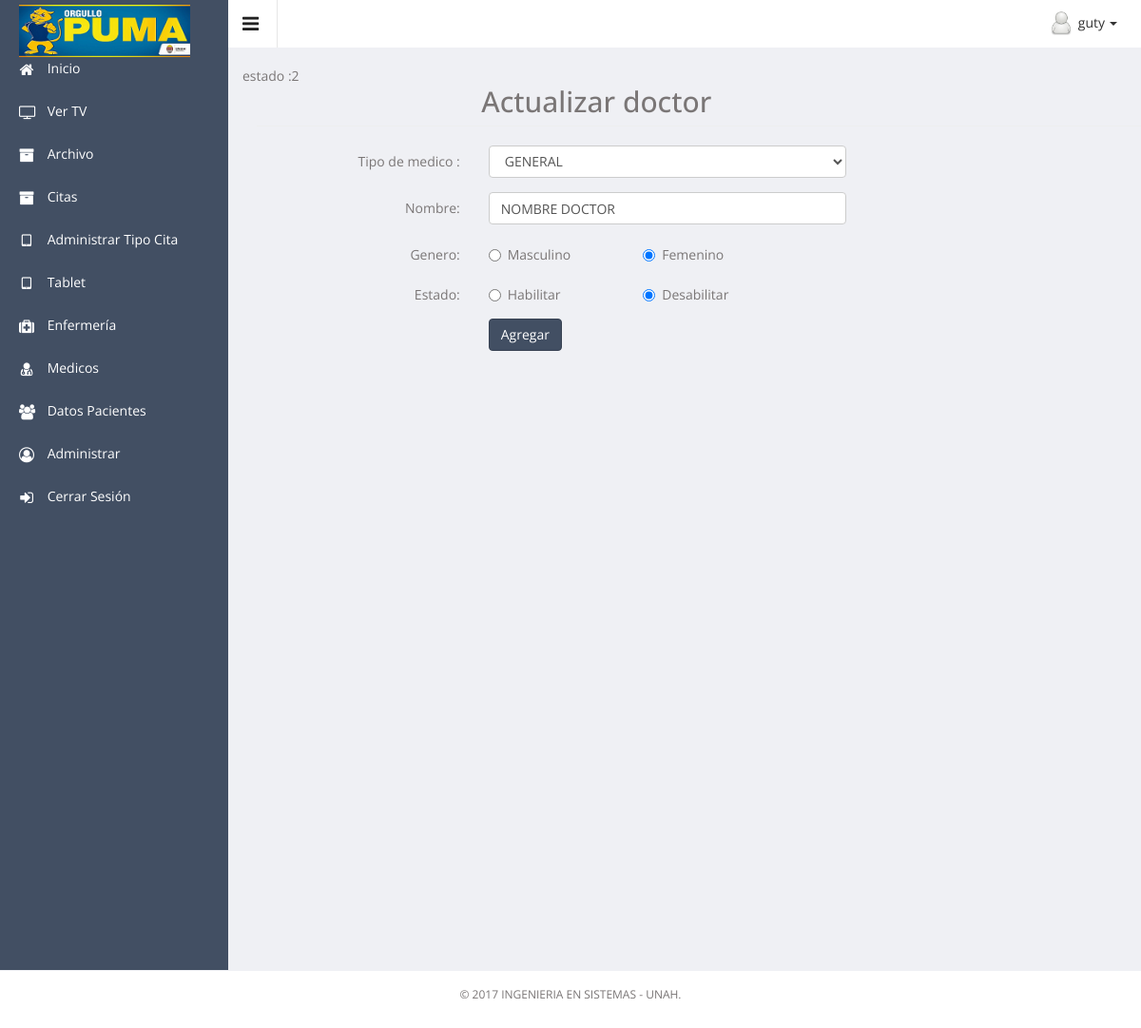
The app's page /system.php?page=actualizarM&id_medico=3&genero=F&estado=2 (signed in) with its own data.
### tables this page shows
CREATE TABLE `tbl_medicos` (
  `id_medico` int(11) NOT NULL,
  `id_tipo_medico` int(11) NOT NULL,
  `nombre_medico` varchar(100) NOT NULL,
  `genero` varchar(2) NOT NULL,
  `estado` varchar(2) NOT NULL
);

CREATE TABLE `tbl_tipo_medicos` (
  `id_tipo_medico` int(11) NOT NULL,
  `nombre_tipo_medico` varchar(100) NOT NULL
);

### model/Conexion.php (called while the page is built, shortened)
<?php
abstract class Config {
	protected $server = '127.0.0.1';
	protected $dataBase = 'db_clinica3';
	protected $user = 'root';
	protected $pass = '';
	protected function getServer() {
		return $this->server;
	}
	protected function getDataBase() {
		return $this->dataBase;
	}
	protected function getUser() {
		return $this->user;
	}
	protected function getPass() {
		return $this->pass;
	}
}
class Conexion extends Config {
	private $link;
	public function connect() {
		$this->link = mysqli_connect(parent::getServer(), parent::getUser(), parent::getPass());
	}
	public function executeQuery($commandQuery) {
		$result = mysqli_query ( $this->link, $commandQuery );
		if (mysqli_errno ( $this->link )) {
			$error = "Error:" . mysqli_error ( $this->link );
			return $error;
		} else {
			return $result;
		}
	}
	public function getRecords($result) {
		return mysqli_fetch_assoc ( $result );
	}
}
?>

### model/Medico.php (called while the page is built, shortened)
<?php
class TipoMedico
{
	public function listarTipoMedicos($link){
		return $link->executeQuery("SELECT *FROM tbl_tipo_medicos");
	}
}
class Medico{
	public function buscarMedico($link,$id){
		return $link->executeQuery("SELECT * FROM tbl_medicos WHERE id_medico = $id");
	}
}
?>

### pages/actualizar_medico.php (the view, shortened to what this page needs)
<?php
include("model/Medico.php");
$id= $_GET['id_medico'];
echo "estado :".$_GET['estado'];
$conexion = new Conexion();
$medico = new Medico();
$resultM = $medico->buscarMedico($conexion,$id);
$rowM = $conexion->getRecords($resultM);
$tipoM = new TipoMedico();
$result = $tipoM->listarTipoMedicos($conexion);
?>
<div class="container">
<div class="row">
  <div class="col-md-10">
		<div class="col-md-3"></div>
		<h2 class="page-header">Actualizar doctor</h2>
	  <div class="card-content table-responsive">
		<form class="form-horizontal" method="POST">
			<div class="form-group">
				<label class="control-label col-xs-3">Tipo de medico :</label>
				<div class="col-xs-5">
					<select id="medico" name="medico" class="form-control">
						<?php while ($row = $conexion->getRecords($result)) {
					echo '<option value ="'.$row['id_tipo_medico'].'"';
					if ($row['id_tipo_medico']==$rowM['id_tipo_medico'])
						echo 'selected';
					echo '>'.$row['nombre_tipo_medico'].'</option>';
					}?>
					</select>
				</div>
			</div>
			<div class="form-group">
				<label class="control-label col-xs-3">Nombre:</label>
				<div class="col-xs-5">
					<input type="text" class="form-control" id="txtNombre" name="txtNombre" value="<?php echo $rowM['nombre_medico']; ?>" placeholder="Nombre">
				</div>
			</div>
			<div class="form-group">
				<label class="control-label col-xs-3">Genero:</label>
				<div class="col-xs-2">
					<label class="radio-inline">
						<input type="radio"  id="generoM" name="genero" required <?php if($rowM['genero']=="M"){ echo "checked"; }?> value="M"  >Masculino
					</label>
				</div>
				<div class="col-xs-2">
					<label class="radio-inline">
						<input type="radio"  name="genero" required <?php if($rowM['genero']=="F"){ echo "checked"; }?> value="F">Femenino
					</label>
				</div>
			</div>
			<div class="form-group">
				<label class="control-label col-xs-3">Estado:</label>
				<div class="col-xs-2">
					<label class="radio-inline">
						<input type="radio" name="estado" required <?php if($rowM['estado']=="1"){ echo "checked"; }?> value="1" >Habilitar
					</label>
				</div>
				<div class="col-xs-2">
					<label class="radio-inline">
						<input type="radio" name="estado" required <?php if($rowM['estado']=="2"){ echo "checked"; } ?> value="2">Desabilitar
					</label>
				</div>
			</div>
			<div class="form-group">
				<div class="col-xs-offset-3 col-xs-1">
					<input type="submit" class="btn btn-primary" name="btnAgregar" value="Agregar">
				</div>
			</div>
		</form>
	 </div>
   </div>
</div>
</div>

### records on screen
tbl_medicos: medico "GENERAL", txtNombre "NOMBRE DOCTOR", genero "☐ Masculino", genero "☑ Femenino", estado "☐ Habilitar", estado "☑ Desabilitar"

### other values on screen
$_SESSION['usuario'] "guty"
$_GET['estado'] "2"
